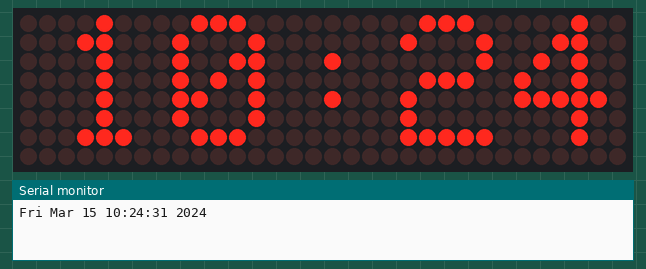
Recording of a sketch running on a simulated ESP8266 (Wemos D1 mini). Parts: 32×8 LED matrix, the last lines printed to the serial monitor. WiFi joins after 1.5 s; servers stay silent unless stated; the local clock reads 2024-03-15 10:24:30 at power-on unless the sketch sets it.

Above: at 1.6 s.
At 31.6 s:
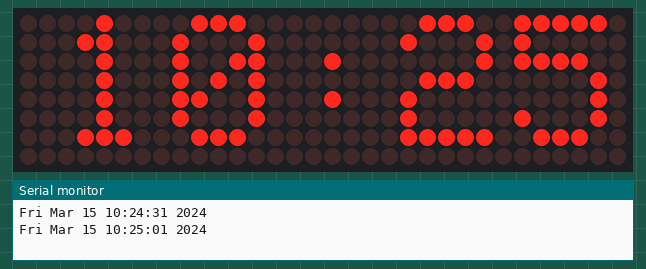
At 91.6 s:
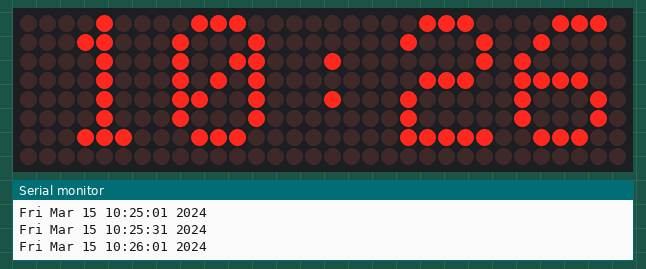

The sketch:

the_code.ino
```cpp
//#include "TomThumb.h"

#include <ESP8266WiFi.h>          //https://github.com/esp8266/Arduino

//needed for library
#include <DNSServer.h>
#include <ESP8266WebServer.h>
#include <WiFiManager.h>          //https://github.com/tzapu/WiFiManager
#include <SPI.h>
#include <Adafruit_GFX.h>
#include <Max72xxPanel.h>

int pinCS = D4;
int numberOfHorizontalDisplays = 4;
int numberOfVerticalDisplays   = 1;
char time_value[20];

// LED Matrix Pin -> ESP8266 Pin
// Vcc            -> 3v  (3V on NodeMCU 3V3 on WEMOS)
// Gnd            -> Gnd (G on NodeMCU)
// DIN            -> D7  (Same Pin for WEMOS)
// CS             -> D4  (Same Pin for WEMOS)
// CLK            -> D5  (Same Pin for WEMOS)

Max72xxPanel matrix = Max72xxPanel(pinCS, numberOfHorizontalDisplays, numberOfVerticalDisplays);


//#define USE_LOCAL_FONT 1
int wait = 70; // In milliseconds

int spacer = 1;
int width  = 3 + spacer; // The font width is 5 pixels

int m = 0;

String t, h;

void setup() {

  Serial.begin(9600);
  WiFiManager wifiManager;

  wifiManager.autoConnect("ClockAP");

  //CHANGE THE POOL WITH YOUR CITY. SEARCH AT https://www.ntppool.org/zone/@

  configTime(0 * 3600, 0, "us.pool.ntp.org", "time.nist.gov");

  setenv("TZ", "UTC-8",1); //sets the time zone (TZ)

  matrix.setIntensity(0); // Use a value between 0 and 15 for brightness
  matrix.setRotation(0, 1);    // The first display is position upside down
  matrix.setRotation(1, 1);    // The first display is position upside down
  matrix.setRotation(2, 1);    // The first display is position upside down
  matrix.setRotation(3, 1);    // The first display is position upside down
  matrix.fillScreen(LOW);
  matrix.write();

  while ( WiFi.status() != WL_CONNECTED ) {
    matrix.drawChar(2,0, 'W', HIGH,LOW,1); // H
    matrix.drawChar(8,0, 'I', HIGH,LOW,1); // HH
    matrix.drawChar(14,0,'-', HIGH,LOW,1); // HH:
    matrix.drawChar(20,0,'F', HIGH,LOW,1); // HH:M
    matrix.drawChar(26,0,'I', HIGH,LOW,1); // HH:MM
    matrix.write(); // Send bitmap to display
    delay(250);
    matrix.fillScreen(LOW);
    matrix.write();
    delay(250);
  }
}

void loop() {
//  m = map(analogRead(0),0,1024,0,12);
//  wifiManager.resetSettings();

  matrix.setIntensity(m);
  matrix.fillScreen(LOW);
  time_t now = time(nullptr);
  String time = String(ctime(&now));
  time.trim();
  Serial.println(time);
  time.substring(11,19).toCharArray(time_value, 10);
  matrix.drawChar(2,0, time_value[0], HIGH,LOW,1); // H
  matrix.drawChar(8,0, time_value[1], HIGH,LOW,1); // HH
  matrix.drawChar(14,0,time_value[2], HIGH,LOW,1); // HH:
  matrix.drawChar(20,0,time_value[3], HIGH,LOW,1); // HH:M
  matrix.drawChar(26,0,time_value[4], HIGH,LOW,1); // HH:MM
  matrix.write(); // Send bitmap to display

  delay(30000);

  matrix.fillScreen(LOW);

}

void display_message(String message){
   for ( int i = 0 ; i < width * message.length() + matrix.width() - spacer; i++ ) {
    //matrix.fillScreen(LOW);
    int letter = i / width;
    int x = (matrix.width() - 1) - i % width;
    int y = (matrix.height() - 8) / 2; // center the text vertically
    while ( x + width - spacer >= 0 && letter >= 0 ) {
      if ( letter < message.length() ) {
        matrix.drawChar(x, y, message[letter], HIGH, LOW, 1); // HIGH LOW means foreground ON, background off, reverse to invert the image
      }
      letter--;
      x -= width;
    }
    matrix.write(); // Send bitmap to display
    delay(wait/2);
  }
}
```

Measured:
- what the display in image 0 shows lasts 30.0 s, from 1.5 s to 31.5 s
- what the display in image 1 shows lasts 60.0 s, from 31.5 s to 91.5 s
